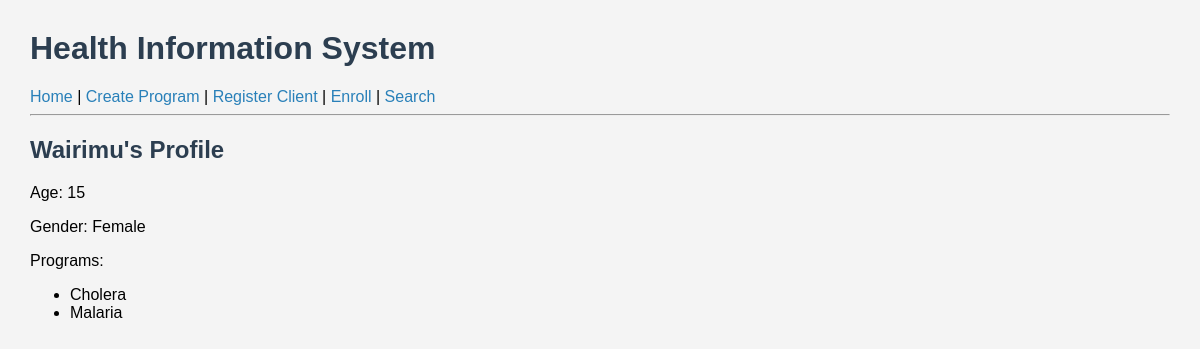
The app's page /client/4 with its own data.
### app/models.py (models this page shows)
class Client(db.Model):
    id = db.Column(db.Integer, primary_key=True)
    name = db.Column(db.String(100), nullable=False)
    age = db.Column(db.Integer)
    gender = db.Column(db.String(10))
    programs = db.relationship('Program', secondary=enrollments, backref='clients')

class Program(db.Model):
    id = db.Column(db.Integer, primary_key=True)
    name = db.Column(db.String(100), unique=True, nullable=False)

### app/routes.py (the view)
@main.route('/client/<int:client_id>')
def client_profile(client_id):
    client = Client.query.get_or_404(client_id)
    return render_template('client_profile.html', client=client)

### templates/client_profile.html (shortened to what this page needs)
{% extends "base.html" %}
{% block content %}
<h2>{{ client.name }}'s Profile</h2>
<p>Age: {{ client.age }}</p>
<p>Gender: {{ client.gender }}</p>
<p>Programs:</p>
<ul>
    {% for program in client.programs %}
    <li>{{ program.name }}</li>
    {% endfor %}
</ul>
{% endblock %}

### static/style.css (style rules this page uses)
body { font-family: Arial, sans-serif; margin: 30px; background: #f4f4f4; }
h1, h2 { color: #2c3e50; }

### records on screen
Client: name "Wairimu", age "15", gender "Female"
Program: name "Cholera"
Program: name "Malaria"
